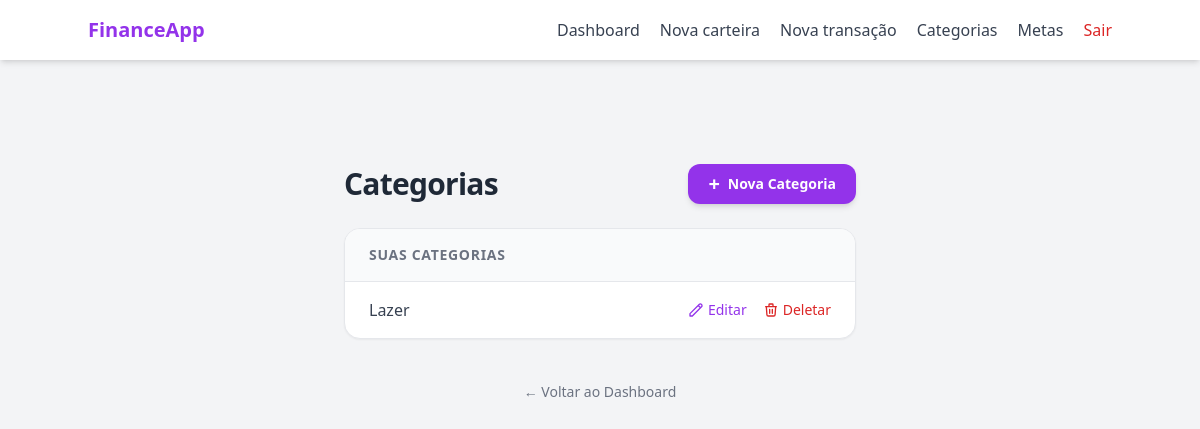
Page /category/index (signed in) on the earlier database version.
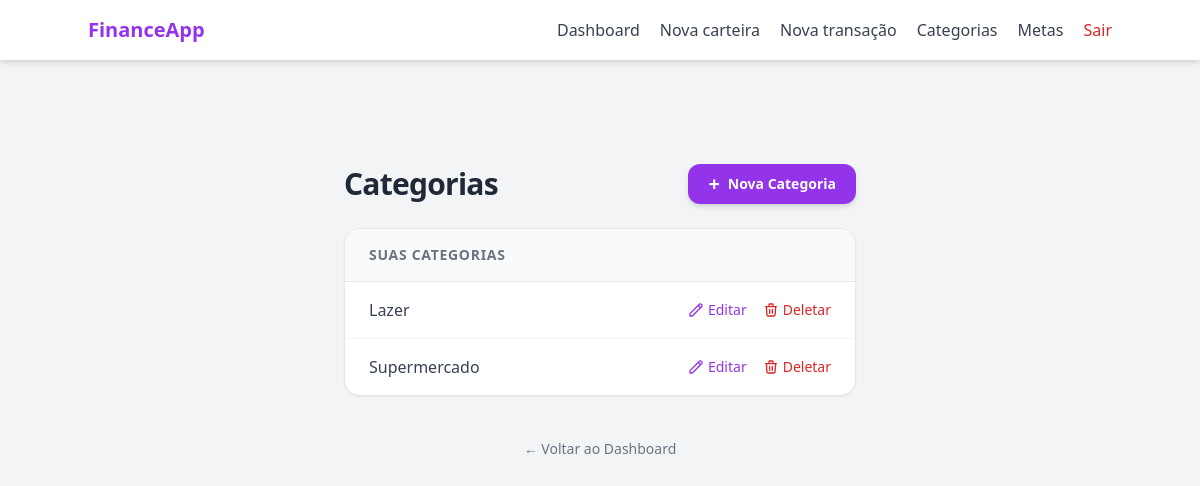
Same page on the later database version.
### models/category.py (models this page shows, shortened)
class Category(db.Model):
    __tablename__ = "categories"
    id = db.Column(db.Integer, primary_key= True)
    name = db.Column(db.String(100), nullable= False)
    type = db.Column(db.String(20), nullable= False)
    __mapper_args__ = {
        "polymorphic_on": type,
        "polymorphic_identity": "category"
    }

class SystemCategory(Category):
    __mapper_args__ = {
        "polymorphic_identity": "system"
    }
    is_default = db.Column(db.Boolean, default= True)

### routes/category_routes.py (the view)
@category_bp.route("/index", methods=["GET"])
@login_required
def category_index_page():
    user_categories = CategoryController.get_user_categories(current_user.id)
    return render_template("category/index.html", categories= user_categories)

### controllers/category_controller.py (called while the page is built)
    @staticmethod
    def get_user_categories(user_id):
        return UserCategory.query.filter_by(user_id= user_id).all()

### templates/category/index.html (shortened to what this page needs)
{% extends "base.html" %}
{% block content %}
<div class="w-full flex flex-col items-center pt-16 pb-24 px-4 relative">
    <div class="w-full max-w-lg space-y-6">
        <div class="flex flex-col sm:flex-row items-center justify-between gap-4 mb-4">
            <h1 class="text-gray-800 text-3xl font-bold tracking-tight">
                Categorias
            </h1>
            <button onclick="openCreateCategoryModal()"
                class="px-5 py-2.5 bg-purple-600 hover:bg-purple-700 text-white text-sm font-semibold rounded-xl shadow-md transition-all flex items-center gap-2 hover:-translate-y-0.5">
                <span class="text-xl leading-none">+</span> Nova Categoria
            </button>
        </div>
        <div class="bg-white rounded-2xl shadow-sm border border-gray-200 overflow-hidden">
            <div class="bg-gray-50 px-6 py-4 border-b border-gray-200">
                <h2 class="text-sm font-semibold text-gray-500 uppercase tracking-wider">Suas Categorias</h2>
            </div>
            <ul class="divide-y divide-gray-100">
                {% if categories %}
                {% for category in categories %}
                    <li class="px-6 py-4 flex items-center justify-between hover:bg-gray-50 transition-colors group">
                        <span class="text-gray-700 font-medium">{{ category.name }}</span>
                        <div class="flex items-center gap-4 text-sm font-medium">
                            <button type="button"
                                onclick="openEditCategoryModal(
                                    '{{ url_for('category_bp.edit_category', category_id=category.id) }}',
                                    '{{ category.name }}'
                                )"
                                class="text-purple-600 hover:underline flex items-center gap-1 transition-colors">
                                <svg class="w-4 h-4" fill="none" stroke="currentColor" viewBox="0 0 24 24"><path stroke-linecap="round" stroke-linejoin="round" stroke-width="2" d="M15.232 5.232l3.536 3.536m-2.036-5.036a2.5 2.5 0 113.536 3.536L6.5 21.036H3v-3.572L16.732 3.732z"></path></svg>
                                Editar
                            </button>
                            <button type="button"
                                onclick="openConfirmModal(
                                    '{{ url_for('category_bp.delete_category', category_id=category.id) }}',
                                    'Excluir {{ category.name }}',
                                    'Atenção: Ao excluir esta categoria, todas as transações vinculadas a ela ficarão sem classificação. Deseja continuar?'
                                )"
                                class="text-red-600 hover:text-red-800 hover:underline transition-colors font-medium text-sm flex items-center gap-1">
                                <svg class="w-4 h-4" fill="none" stroke="currentColor" viewBox="0 0 24 24"><path stroke-linecap="round" stroke-linejoin="round" stroke-width="2" d="M19 7l-.867 12.142A2 2 0 0116.138 21H7.862a2 2 0 01-1.995-1.858L5 7m5 4v6m4-6v6m1-10V4a1 1 0 00-1-1h-4a1 1 0 00-1 1v3M4 7h16"></path></svg>
                                Deletar
                            </button>
                        </div>
                    </li>
                    {% endfor %}
                    {% else %}
                    <li class="px-6 py-4 text-center text-gray-500">
                        Nenhuma categoria criada ainda.
                    </li>
                {% endif %}
            </ul>
        </div>
        <div class="text-center pt-4">
            <a href="{{ url_for('main_bp.dashboard_page') }}" class="text-sm text-gray-500 hover:text-purple-600 transition-colors">
                ← Voltar ao Dashboard
            </a>
        </div>
    </div>
</div>
{% endblock %}

Differences in the rows shown:
added SystemCategory: name "Supermercado"
